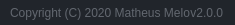
              <widget class="QFrame" name="frame_grip">
               <property name="minimumSize">
                <size>
                 <width>0</width>
                 <height>25</height>
                </size>
               </property>
               <property name="maximumSize">
                <size>
                 <width>16777215</width>
                 <height>25</height>
                </size>
               </property>
               <property name="styleSheet">
                <string notr="true">background-color: rgb(33, 37, 43);</string>
               </property>
               <property name="frameShape">
                <enum>QFrame::NoFrame</enum>
               </property>
               <property name="frameShadow">
                <enum>QFrame::Raised</enum>
               </property>
               <layout class="QHBoxLayout" name="horizontalLayout_6">
                <property name="spacing">
                 <number>0</number>
                </property>
                <property name="leftMargin">
                 <number>0</number>
                </property>
                <property name="topMargin">
                 <number>0</number>
                </property>
                <property name="rightMargin">
                 <number>2</number>
                </property>
                <property name="bottomMargin">
                 <number>0</number>
                </property>
                <item>
                 <widget class="QFrame" name="frame_label_bottom">
                  <property name="frameShape">
                   <enum>QFrame::NoFrame</enum>
                  </property>
                  <property name="frameShadow">
                   <enum>QFrame::Raised</enum>
                  </property>
                  <layout class="QHBoxLayout" name="horizontalLayout_7">
                   <property name="spacing">
                    <number>0</number>
                   </property>
                   <property name="leftMargin">
                    <number>10</number>
                   </property>
                   <property name="topMargin">
                    <number>0</number>
                   </property>
                   <property name="rightMargin">
                    <number>10</number>
                   </property>
                   <property name="bottomMargin">
                    <number>0</number>
                   </property>
                   <item>
                    <widget class="QLabel" name="label_credits">
                     <property name="font">
                      <font>
                       <family>Segoe UI</family>
                      </font>
                     </property>
                     <property name="styleSheet">
                      <string notr="true">color: rgb(98, 103, 111);</string>
                     </property>
                     <property name="text">
                      <string>Copyright (C) 2020 Matheus Melo</string>
                     </property>
                    </widget>
                   </item>
                   <item>
                    <widget class="QLabel" name="label_version">
                     <property name="maximumSize">
                      <size>
                       <width>100</width>
                       <height>16777215</height>
                      </size>
                     </property>
                     <property name="font">
                      <font>
                       <family>Segoe UI</family>
                      </font>
                     </property>
                     <property name="styleSheet">
                      <string notr="true">color: rgb(98, 103, 111);</string>
                     </property>
                     <property name="text">
                      <string>v2.0.0</string>
                     </property>
                     <property name="alignment">
                      <set>Qt::AlignRight|Qt::AlignTrailing|Qt::AlignVCenter</set>
                     </property>
                    </widget>
                   </item>
                  </layout>
                 </widget>
                </item>
                <item>
                 <widget class="QFrame" name="frame_size_grip">
                  <property name="maximumSize">
                   <size>
                    <width>20</width>
                    <height>20</height>
                   </size>
                  </property>
                  <property name="styleSheet">
                   <string notr="true">QSizeGrip {
	background-image: url(:/16x16/icons/16x16/cil-size-grip.png);
	background-position: center;
	background-repeat: no-reperat;
}</string>
                  </property>
                  <property name="frameShape">
                   <enum>QFrame::NoFrame</enum>
                  </property>
                  <property name="frameShadow">
                   <enum>QFrame::Raised</enum>
                  </property>
                 </widget>
                </item>
               </layout>
              </widget>
